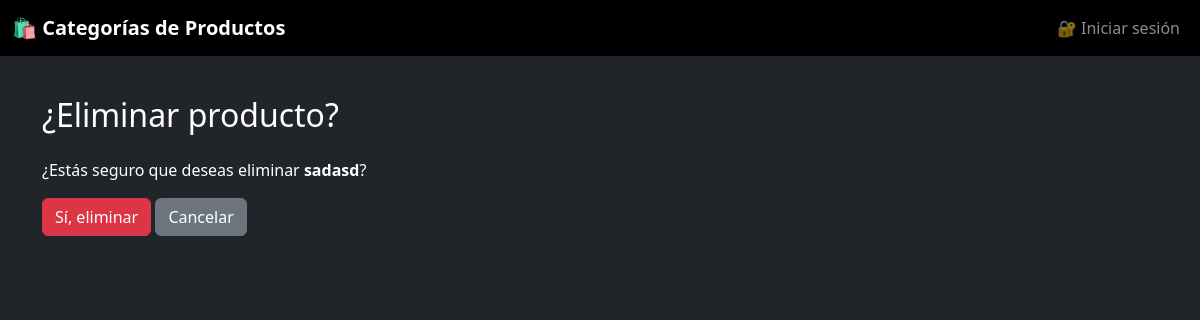
Page /eliminar/12/ on the earlier database version.
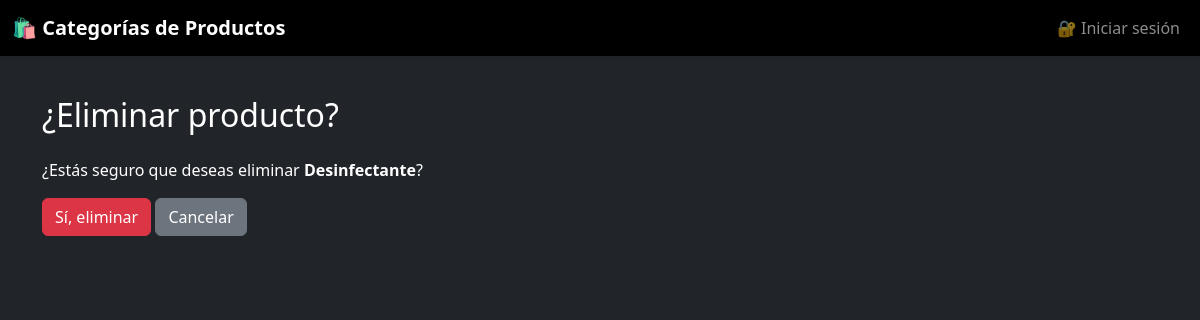
Same page on the later database version.
### control_productos/models.py (models this page shows, shortened)
class Producto(models.Model):
    nombre = models.CharField(max_length=100)
    precio = models.DecimalField(max_digits=10, decimal_places=2)
    importado = models.BooleanField(default=False)

### control_productos/views.py (the view)
# urls.py: path('eliminar/<int:pk>/', views.eliminar_producto, name='eliminar_producto'),
def eliminar_producto(request, pk):
    producto = get_object_or_404(Producto, pk=pk)
    categoria_id = producto.categoria.id  # guardamos antes de eliminar
    if request.method == 'POST':
        producto.delete()
        return redirect('productos_por_categoria', categoria_id=categoria_id)
    return render(request, 'control_productos/eliminar_producto.html', {'producto': producto})

### control_productos/templates/control_productos/eliminar_producto.html (shortened to what this page needs)
{% extends 'control_productos/base.html' %}
{% block content %}
<h2 class="mb-4">¿Eliminar producto?</h2>
<p>¿Estás seguro que deseas eliminar <strong>{{ producto.nombre }}</strong>?</p>
<form method="post">
    <button type="submit" class="btn btn-danger">Sí, eliminar</button>
    <a href="{% url 'inicio' %}" class="btn btn-secondary">Cancelar</a>
</form>
{% endblock %}

Differences in the rows shown:
changed Producto: nombre "sadasd" → "Desinfectante"
